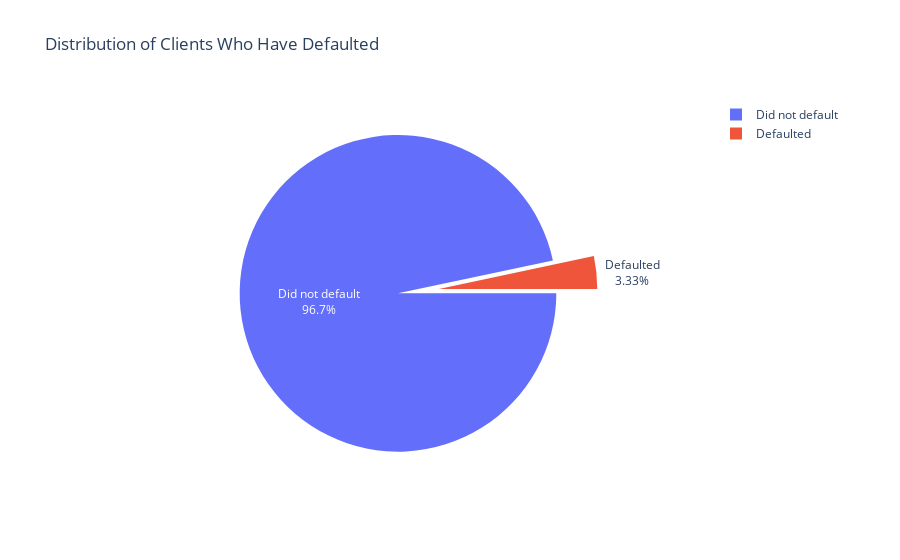

Notebook code cell kept with this figure:
### Code cell
# Checking class balance
fig = px.pie(df, values = df['Defaulted'].value_counts(), names = ['Did not default','Defaulted'], title = 'Distribution of Clients Who Have Defaulted')
fig.update_traces(rotation=90, pull = [0.2,0.06,0.06,0.06,0.06], textinfo = "percent+label")
fig.show()

### Figure 1 — Plotly figure (JSON) as saved in the notebook; plotly's stock layout.template omitted (floating-point values rounded to 4 significant figures)
{"data": [{"domain": {"x": [0.0, 1.0], "y": [0.0, 1.0]}, "hovertemplate": "label=%{label}<br>value=%{value}<extra></extra>", "labels": ["Did not default", "Defaulted"], "legendgroup": "", "name": "", "pull": [0.2, 0.06, 0.06, 0.06, 0.06], "rotation": 90, "showlegend": true, "textinfo": "percent+label", "type": "pie", "values": [9667, 333]}], "layout": {"legend": {"tracegroupgap": 0}, "title": {"text": "Distribution of Clients Who Have Defaulted"}}}
